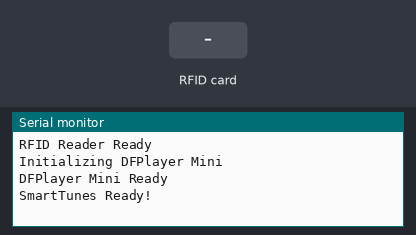
Recording of a sketch running on a simulated ESP32. Parts: the last lines printed to the serial monitor. The test bench sets the inputs (shaded band). The audio player accepts every command and is not drawn.

Above: at 1.7 s.
1.8 s: RFID card 43 E2 B9 E4 held to the reader
At 2.7 s:
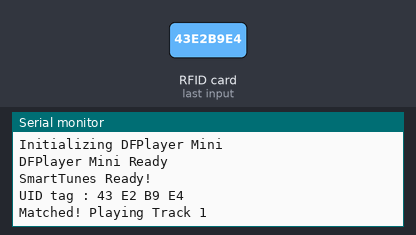
3.3 s: RFID card 7E C7 7D C4 held to the reader
At 4.3 s:
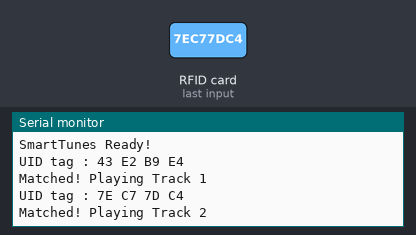
5.3 s: RFID card 0E 19 A6 C4 held to the reader
At 7.0 s:
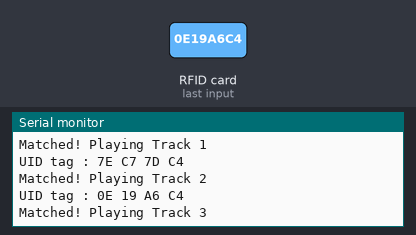
7.3 s: RFID card 5E 7A 19 C4 held to the reader
At 8.6 s:
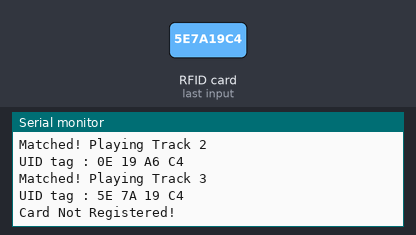

The sketch:

Smart_Tunes.ino
```cpp
#include <SPI.h>
#include <MFRC522.h>
#include "DFRobotDFPlayerMini.h"

#define SS_PIN 5
#define RST_PIN 4

#define RXD2 16   // ESP32 RX2 <- DFPlayer TX
#define TXD2 17   // ESP32 TX2 -> DFPlayer RX

MFRC522 mfrc522(SS_PIN, RST_PIN);
DFRobotDFPlayerMini player;

// RFID Card UIDs
String cardIDS[] = {
  "43 E2 B9 E4",  // Plays 0001.mp3
  "7E C7 7D C4",  // Plays 0002.mp3
  "0E 19 A6 C4",  // Plays 0003.mp3
  "24 22 93 A7"   // Plays 0004.mp3
};

int len = sizeof(cardIDS) / sizeof(cardIDS[0]);

void setup() {

  Serial.begin(9600);

  // RFID Initialization
  SPI.begin();
  mfrc522.PCD_Init();

  Serial.println("RFID Reader Ready");

  // DFPlayer Initialization
  Serial2.begin(9600, SERIAL_8N1, RXD2, TXD2);

  Serial.print("Initializing DFPlayer Mini");

  while (!player.begin(Serial2)) {
    Serial.print(".");
    delay(500);
  }

  Serial.println("\nDFPlayer Mini Ready");

  player.volume(30);   // Maximum Volume

  Serial.println("SmartTunes Ready!");
}

void loop() {

  // Wait for RFID Card
  if (!mfrc522.PICC_IsNewCardPresent()) {
    return;
  }

  if (!mfrc522.PICC_ReadCardSerial()) {
    return;
  }

  Serial.print("\nUID tag :");

  String content = "";

  for (byte i = 0; i < mfrc522.uid.size; i++) {

    Serial.print(mfrc522.uid.uidByte[i] < 0x10 ? " 0" : " ");
    Serial.print(mfrc522.uid.uidByte[i], HEX);

    content.concat(String(mfrc522.uid.uidByte[i] < 0x10 ? " 0" : " "));
    content.concat(String(mfrc522.uid.uidByte[i], HEX));
  }

  content.toUpperCase();

  Serial.println();

  bool matched = false;

  for (int i = 0; i < len; i++) {

    if (content.substring(1) == cardIDS[i]) {

      Serial.print("Matched! Playing Track ");
      Serial.println(i + 1);

      player.play(i + 1);

      matched = true;
      break;
    }
  }

  if (!matched) {
    Serial.println("Card Not Registered!");
  }

  delay(2000);
}
```

Measured:
- after the input at 1.8 s, the serial monitor: prints a new line at once (image 1)
- after the input at 3.3 s, the serial monitor: prints a new line after 0.55 s (image 2)
- after the input at 5.3 s, the serial monitor: prints a new line after 0.59 s (image 3)
- after the input at 7.3 s, the serial monitor: prints a new line after 0.62 s (image 4)
